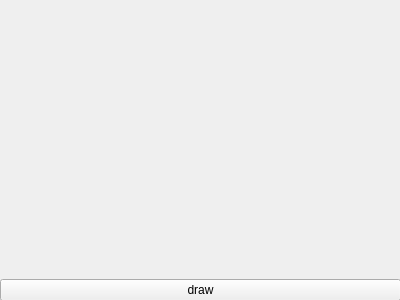
<?xml version="1.0" encoding="UTF-8"?>
<ui version="4.0">
 <class>Form</class>
 <widget class="QWidget" name="Form">
  <property name="geometry">
   <rect>
    <x>0</x>
    <y>0</y>
    <width>400</width>
    <height>300</height>
   </rect>
  </property>
  <property name="windowTitle">
   <string>Form</string>
  </property>
  <widget class="QWidget" name="verticalLayoutWidget">
   <property name="geometry">
    <rect>
     <x>0</x>
     <y>0</y>
     <width>401</width>
     <height>301</height>
    </rect>
   </property>
   <layout class="QVBoxLayout" name="verticalLayout">
    <item>
     <widget class="QLabel" name="image_out">
      <property name="text">
       <string/>
      </property>
     </widget>
    </item>
    <item>
     <widget class="QPushButton" name="draw">
      <property name="text">
       <string>draw</string>
      </property>
     </widget>
    </item>
   </layout>
  </widget>
 </widget>
 <resources/>
 <connections/>
</ui>
